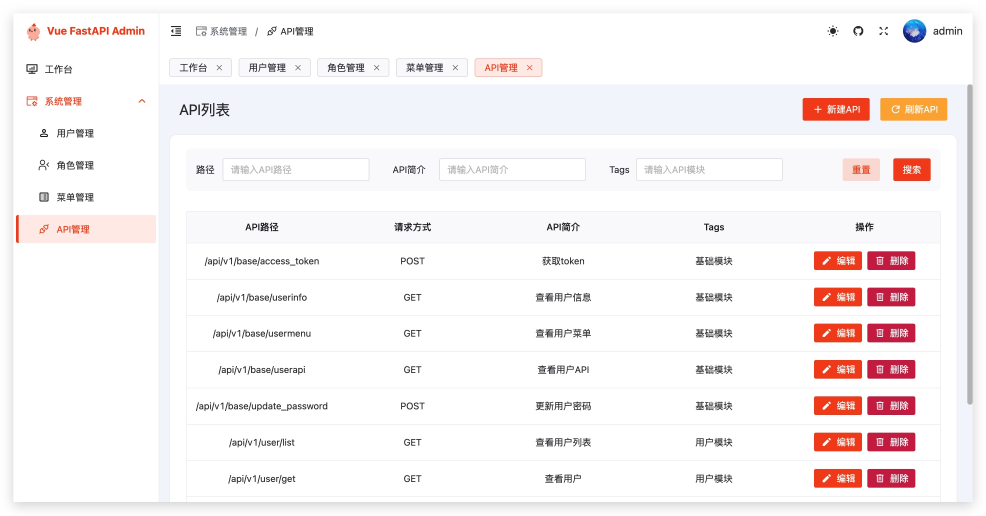
#> input picture deploy/sample-picture/api.jpg, 2958 x 1546 px (shown at 1/3 size)
$ python -i operators.py   (imports and definitions only)   (Python 2 division)
#> lines starting #> are read from the running program, lines starting #| are printed output that depends on the picture
import logging
import sys
import six
import cv2
import numpy as np
import math
from PIL import Image


class DecodeImage:
    """ decode image """

    # [37 lines left out: functions __init__, __call__, not called in this run]


class StandardizeImag:
    """normalize image
    Args:
        mean (list): im - mean
        std (list): im / std
        is_scale (bool): whether need im / 255
        norm_type (str): type in ['mean_std', 'none']
    """

    # [26 lines left out: functions __init__, __call__, not called in this run]


class NormalizeImage:
    """ normalize image such as subtract mean, divide std
    """

    # [21 lines left out: functions __init__, __call__, not called in this run]


class ToCHWImage:
    """ convert hwc image to chw image
    """

    def __init__(self, **kwargs):
        pass

    # [7 lines left out: function __call__, not called in this run]


class KeepKeys:
    def __init__(self, keep_keys, **kwargs):
        self.keep_keys = keep_keys

    # [5 lines left out: function __call__, not called in this run]


class Pad:
    # [35 lines left out: functions __init__, __call__, not called in this run]


class LinearResize:
    """resize image by target_size and max_size
    Args:
        target_size (int): the target size of image
        keep_ratio (bool): whether keep_ratio or not, default true
        interp (int): method of resize
    """

    # [57 lines left out: functions __init__, __call__, generate_scale, not called in this run]


class Resize:
    def __init__(self, size=(640, 640), **kwargs):
        self.size = size

    # [24 lines left out: functions resize_image, __call__, not called in this run]


class DetResizeForTest:
    def __init__(self, **kwargs):
        super(DetResizeForTest, self).__init__()
        self.resize_type = 0
        self.keep_ratio = False
        if 'image_shape' in kwargs:
            self.image_shape = kwargs['image_shape']
            self.resize_type = 1
            if 'keep_ratio' in kwargs:
                self.keep_ratio = kwargs['keep_ratio']
        elif 'limit_side_len' in kwargs:
            self.limit_side_len = kwargs['limit_side_len']
            self.limit_type = kwargs.get('limit_type', 'min')
        elif 'resize_long' in kwargs:
            self.resize_type = 2
            self.resize_long = kwargs.get('resize_long', 960)
        else:
            self.limit_side_len = 736
            self.limit_type = 'min'

    def __call__(self, data):
        img = data['image']
        src_h, src_w, _ = img.shape
        if sum([src_h, src_w]) < 64:
            img = self.image_padding(img)

        if self.resize_type == 0:
            # img, shape = self.resize_image_type0(img)
            img, [ratio_h, ratio_w] = self.resize_image_type0(img)
        elif self.resize_type == 2:
            img, [ratio_h, ratio_w] = self.resize_image_type2(img)
        else:
            # img, shape = self.resize_image_type1(img)
            img, [ratio_h, ratio_w] = self.resize_image_type1(img)
        data['image'] = img
        data['shape'] = np.array([src_h, src_w, ratio_h, ratio_w])
        return data

    # [90 lines left out: functions image_padding, resize_image_type1, resize_image_type0, resize_image_type2, not called in this run]


class E2EResizeForTest:
    # [65 lines left out: functions __init__, __call__, resize_image_for_totaltext, resize_image, not called in this run]


class KieResize:
    # [47 lines left out: functions __init__, __call__, resize_image, resize_boxes, not called in this run]


class SRResize:
    # [34 lines left out: functions __init__, __call__, not called in this run]


class ResizeNormalize:
    def __init__(self, size, interpolation=Image.BICUBIC):
        self.size = size
        self.interpolation = interpolation

    # [5 lines left out: function __call__, not called in this run]


class GrayImageChannelFormat:
    """
    format gray scale image's channel: (3,h,w) -> (1,h,w)
    Args:
        inverse: inverse gray image
    """

    def __init__(self, inverse=False, **kwargs):
        self.inverse = inverse

    # [12 lines left out: function __call__, not called in this run]


class Permute:
    """permute image
    Args:
        to_bgr (bool): whether convert RGB to BGR
        channel_first (bool): whether convert HWC to CHW
    """

    def __init__(self, ):
        super(Permute, self).__init__()

    # [11 lines left out: function __call__, not called in this run]


class PadStride:
    """ padding image for model with FPN, instead PadBatch(pad_to_stride) in original config
    Args:
        stride (bool): model with FPN need image shape % stride == 0
    """

    def __init__(self, stride=0):
        self.coarsest_stride = stride

    # [79 lines left out: functions __call__, decode_image, preprocess, nms, not called in this run]

>>> import cv2
>>> picture = cv2.imread('../../../deploy/sample-picture/api.jpg', cv2.IMREAD_GRAYSCALE)
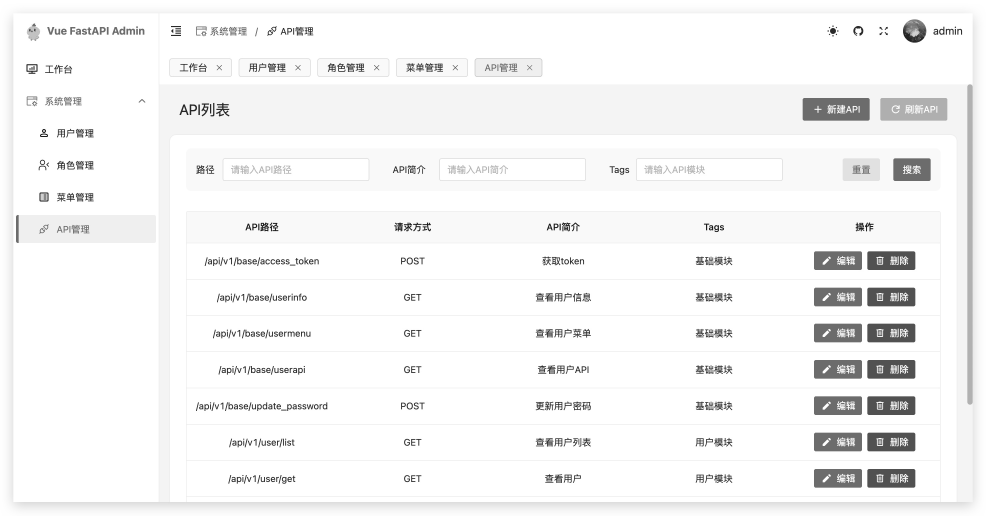
#> picture: shape (1546, 2958) (shown at 1/3 size); min 18, max 255, mean 244.4
#> (the run stopped early here; a loop or call above may not have finished)

$ run again, on deploy/sample-picture/login.jpg
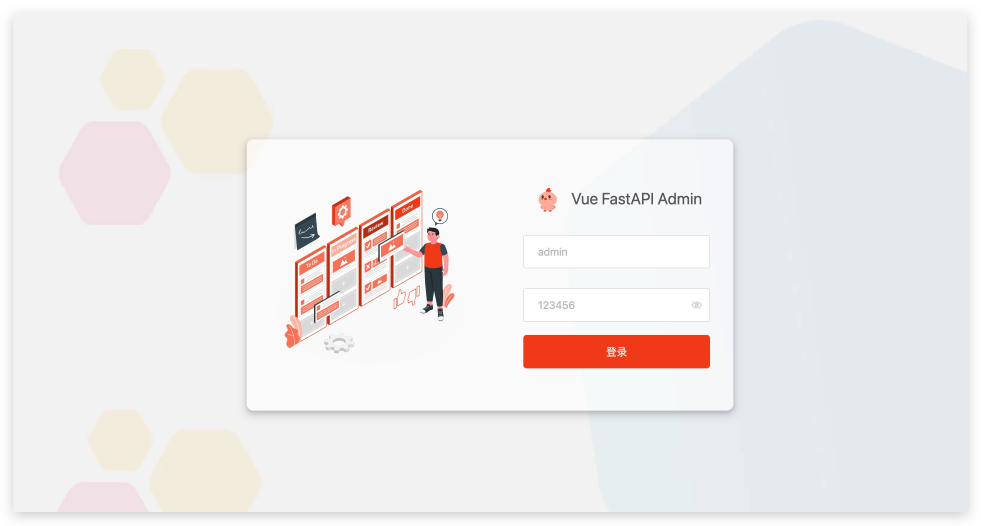
#> input picture deploy/sample-picture/login.jpg, 2942 x 1576 px (shown at 1/3 size)
#> `picture = cv2.imread('../../../deploy/sample-picture/api.jpg', cv2.IMR..`:
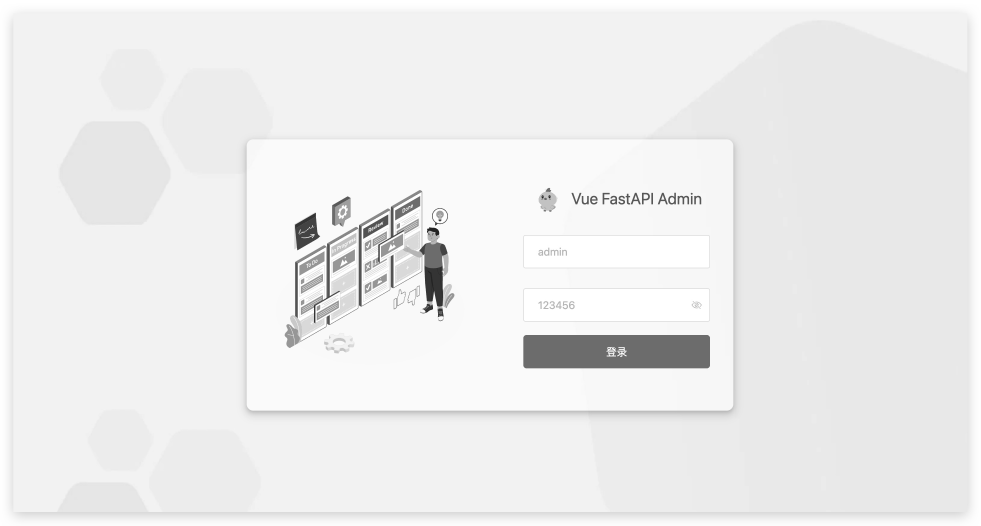
#> picture: shape (1576, 2942) (shown at 1/3 size); min 26, max 255, mean 237.2
